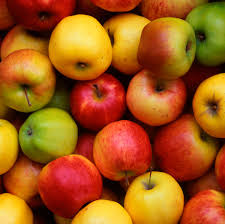
#> input picture OpenCV/src/apple.png, 225 x 224 px
$ python access_to_pixel.py
#> lines starting #> are read from the running program, lines starting #| are printed output that depends on the picture
# 픽셀에 접근하는 방법

import cv2 as cv
import numpy as np

img_color = cv.imread("apple.png", cv.IMREAD_COLOR)
#> img_color is the input picture: shape (224, 225, 3); mean B, G, R 22.2, 87.4, 161.5

# 이미지의 높이와 너비를 가져옴.
height, width = img_color.shape[:2]
#> height = 224; width = 225

# 그레이 스케일 이미지를 저장할 넘파이 배열을 생성함.
img_gray = np.zeros((height, width), np.uint8)

# for 문을 돌면서 (x, y)에 있는 픽셀을 하나씩 접근함.
for y in range(0, height):
    for x in range(0, width):

        # 컬러 이미지의 (x, y)에 있는 픽셀의 b, g, r 채널을 읽는다.
        b = img_color.item(y, x, 0)
        g = img_color.item(y, x, 1)
        r = img_color.item(y, x, 2)

        # (x, y) 위치의 픽셀에 그레이 스케일값이 저장된다.
        # 평균값을 사용하는 경우
        # gray = int((r + g + b) / 3.0)
        # BT.709에 명시된 비율 사용하는 경우
        gray = int(r * 0.2126 + g * 0.7152 + b * 0.0722)

        img_gray.itemset(y, x, gray)
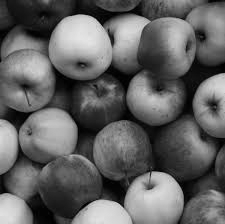
#> img_gray: shape (224, 225); min 0, max 231, mean 98


# 결과 이미지에 컬러를 표시하기 위해 컬러 이미지로 변환함.
img_result = cv.cvtColor(img_gray, cv.COLOR_GRAY2BGR)

# y의 범위가 150 ~ 200, x의 범위가 200 ~ 250인 영역의 픽셀을 초록색 픽셀로 변경함.
for y in range(150, 201):
    for x in range(200, 251):

#> (the run stopped early here; a loop or call above may not have finished)

$ run again, with OpenCV/src/cat on laptop.png copied over OpenCV/src/apple.png
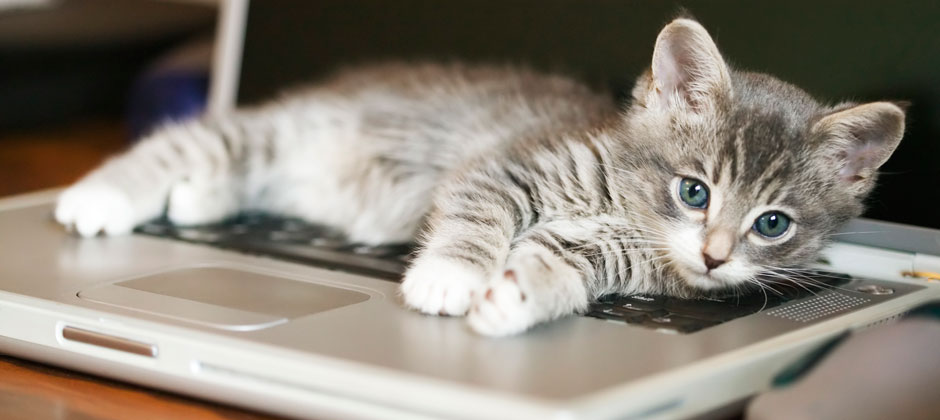
#> input picture OpenCV/src/cat on laptop.png, 940 x 420 px
#> img_color is the input picture: shape (420, 940, 3); mean B, G, R 120.8, 131.6, 139
#> after the loop `for y in range(0, height):`:
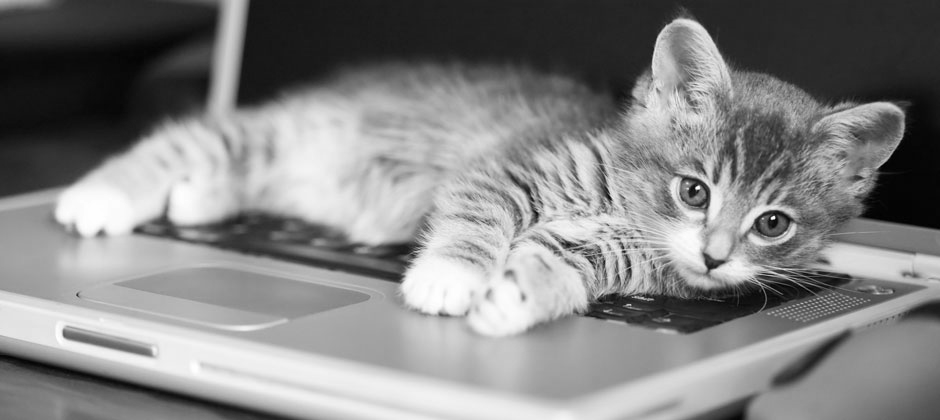
#> img_gray: shape (420, 940); min 0, max 254, mean 131.9
#> after the loop `for y in range(150, 201):`:
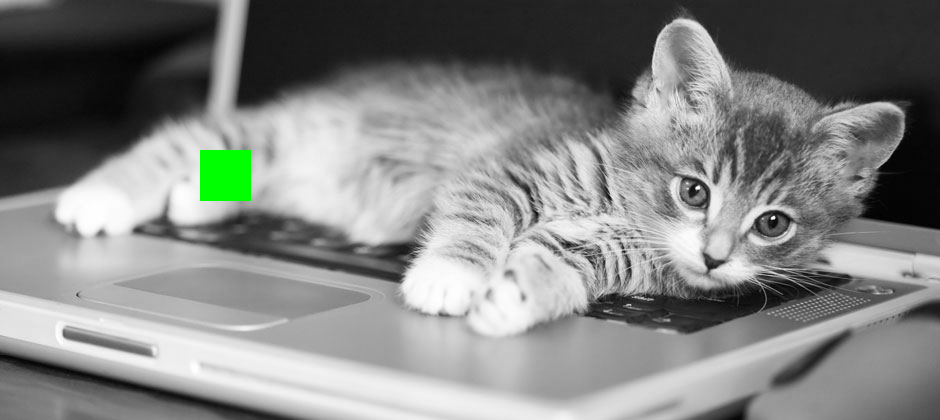
#> img_result: shape (420, 940, 3); mean B, G, R 130.6, 132.3, 130.6

$ run again, with OpenCV/src/color.png copied over OpenCV/src/apple.png
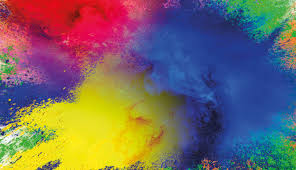
#> input picture OpenCV/src/color.png, 296 x 170 px
#> img_color is the input picture: shape (170, 296, 3); mean B, G, R 99.4, 104.2, 117.9
#> after the loop `for y in range(0, height):`:
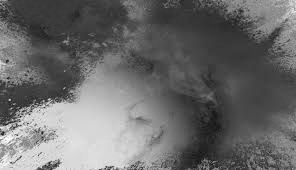
#> img_gray: shape (170, 296); min 16, max 253, mean 106.3
